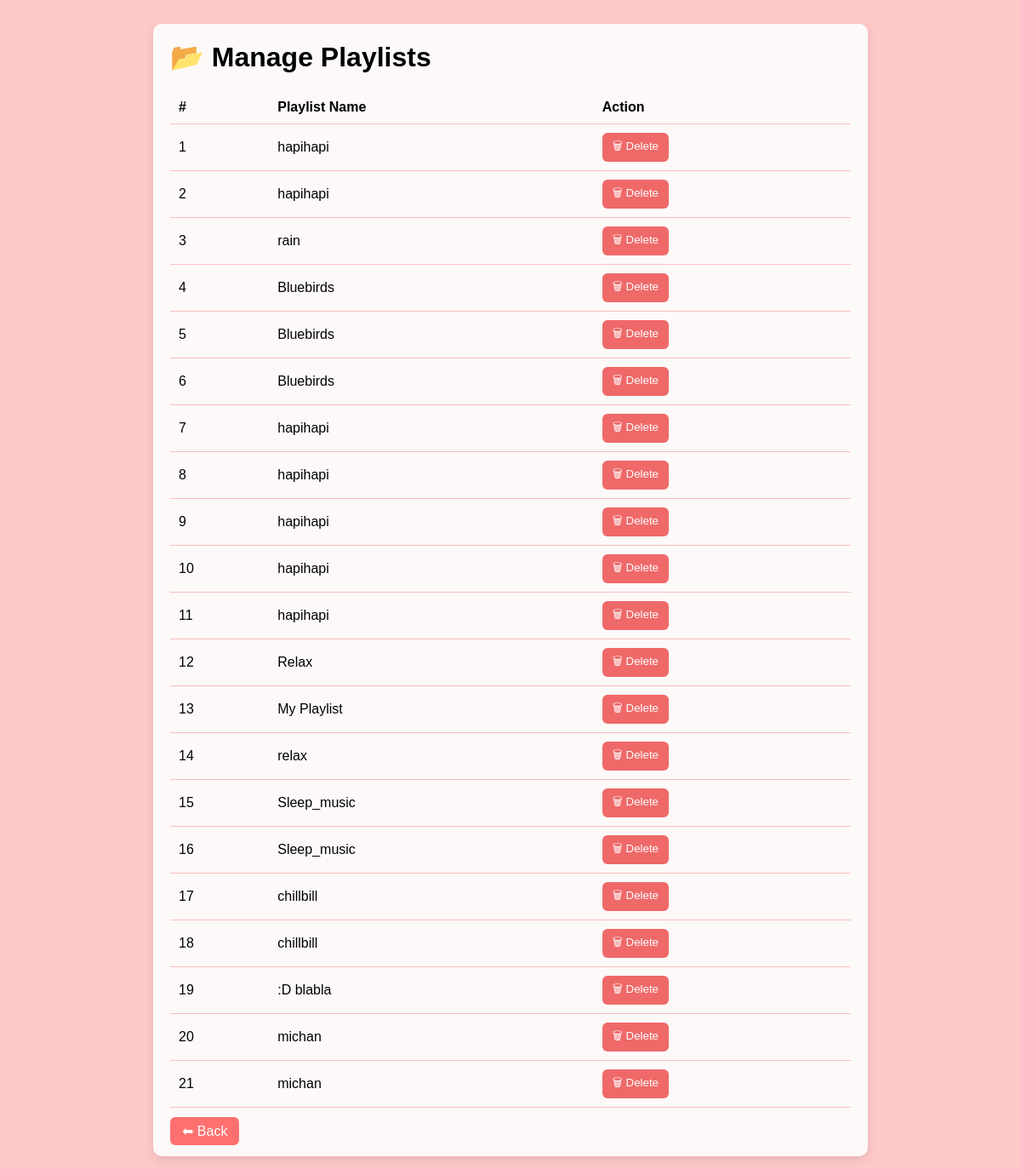
The app's page /admin_playlists.php (signed in) with its own data.
### tables this page shows
CREATE TABLE `Playlist` (
  `Playlist_id` int(11) NOT NULL,
  `Playlist_name` varchar(255) NOT NULL
);

### admin_playlists.php (the view, shortened to what this page needs)
<?php
require_once __DIR__ . "/dbconnect.php";
$result = $conn->query("SELECT Playlist_id, Playlist_name FROM Playlist ORDER BY Playlist_id ASC");
?>
<!DOCTYPE html>
<html lang="en">
<head>
</head>
<body>
<div class="card">
  <h1>📂 Manage Playlists</h1>
  <table>
    <thead>
      <tr>
        <th>#</th>
        <th>Playlist Name</th>
        <th>Action</th>
      </tr>
    </thead>
    <tbody>
      <?php
      if ($result && $result->num_rows > 0) {
          $serial = 1;
          while ($row = $result->fetch_assoc()) {
              echo "<tr>";
              echo "<td>" . $serial++ . "</td>";
              echo "<td>" . htmlspecialchars($row["Playlist_name"]) . "</td>";
              echo "<td>
                      <form method='post' onsubmit=\"return confirm('Delete this playlist?');\">
                        <input type='hidden' name='playlist_id' value='".$row["Playlist_id"]."'>
                        <button type='submit' name='delete' class='btn btn-del'>🗑 Delete</button>
                      </form>
                    </td>";
              echo "</tr>";
          }
      } else {
          echo "<tr><td colspan='3'>No playlists found.</td></tr>";
      }
      ?>
    </tbody>
  </table>
  <br>
  <a href="admin_home.php" class="btn-back">⬅ Back</a>
</div>
</body>
</html>

### admin_playlists.php (style rules this page uses)
body { font-family:Arial;background:#ffc8c8;padding:20px; }
.card { background:#fdf9f9;padding:20px;border-radius:10px;box-shadow:0 4px 12px rgba(0,0,0,0.1);max-width:800px;margin:auto; }
h1 { margin-top:0; }
table { width:100%;border-collapse:collapse;margin-top:10px; }
th,td { padding:10px;border-bottom:1px solid #ffbcbc;text-align:left; }
.btn { padding:6px 12px;border:none;border-radius:6px;cursor:pointer; }
.btn-del { background:#ef6969;color:#fff; }
.btn-back { background:#fe7070;color:#fff;text-decoration:none;padding:8px 14px;border-radius:6px; }

### records on screen
playlist: Playlist_name "hapihapi"
playlist: Playlist_name "hapihapi"
playlist: Playlist_name "rain"
playlist: Playlist_name "Bluebirds"
playlist: Playlist_name "Bluebirds"
playlist: Playlist_name "Bluebirds"
playlist: Playlist_name "hapihapi"
playlist: Playlist_name "hapihapi"
playlist: Playlist_name "hapihapi"
playlist: Playlist_name "hapihapi"
playlist: Playlist_name "hapihapi"
playlist: Playlist_name "Relax"
playlist: Playlist_name "My Playlist"
playlist: Playlist_name "relax"
playlist: Playlist_name "Sleep_music"
playlist: Playlist_name "Sleep_music"
playlist: Playlist_name "chillbill"
playlist: Playlist_name "chillbill"
playlist: Playlist_name ":D blabla"
playlist: Playlist_name "michan"
playlist: Playlist_name "michan"
